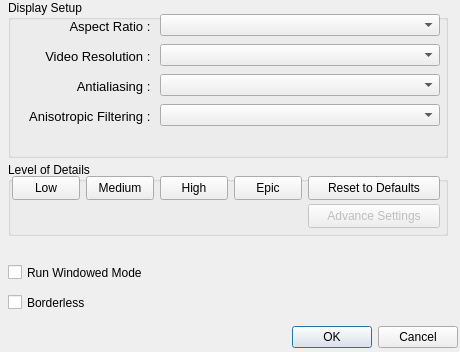
<?xml version="1.0" encoding="UTF-8"?>
<ui version="4.0">
 <class>OptionsDialog</class>
 <widget class="QDialog" name="OptionsDialog">
  <property name="geometry">
   <rect>
    <x>0</x>
    <y>0</y>
    <width>460</width>
    <height>352</height>
   </rect>
  </property>
  <property name="sizePolicy">
   <sizepolicy hsizetype="Minimum" vsizetype="Minimum">
    <horstretch>0</horstretch>
    <verstretch>0</verstretch>
   </sizepolicy>
  </property>
  <property name="minimumSize">
   <size>
    <width>460</width>
    <height>352</height>
   </size>
  </property>
  <property name="maximumSize">
   <size>
    <width>460</width>
    <height>352</height>
   </size>
  </property>
  <property name="windowTitle">
   <string>Dialog</string>
  </property>
  <widget class="QDialogButtonBox" name="buttonBox">
   <property name="geometry">
    <rect>
     <x>0</x>
     <y>321</y>
     <width>458</width>
     <height>32</height>
    </rect>
   </property>
   <property name="sizePolicy">
    <sizepolicy hsizetype="Expanding" vsizetype="Fixed">
     <horstretch>0</horstretch>
     <verstretch>0</verstretch>
    </sizepolicy>
   </property>
   <property name="minimumSize">
    <size>
     <width>440</width>
     <height>22</height>
    </size>
   </property>
   <property name="maximumSize">
    <size>
     <width>458</width>
     <height>32</height>
    </size>
   </property>
   <property name="orientation">
    <enum>Qt::Horizontal</enum>
   </property>
   <property name="standardButtons">
    <set>QDialogButtonBox::Cancel|QDialogButtonBox::Ok</set>
   </property>
  </widget>
  <widget class="QCheckBox" name="checkBox_WindowBorderStyle">
   <property name="geometry">
    <rect>
     <x>8</x>
     <y>292</y>
     <width>131</width>
     <height>21</height>
    </rect>
   </property>
   <property name="text">
    <string>Borderless</string>
   </property>
  </widget>
  <widget class="QCheckBox" name="checkBox_IsWindowed">
   <property name="geometry">
    <rect>
     <x>8</x>
     <y>262</y>
     <width>151</width>
     <height>21</height>
    </rect>
   </property>
   <property name="text">
    <string>Run Windowed Mode</string>
   </property>
  </widget>
  <widget class="QGroupBox" name="groupBox">
   <property name="geometry">
    <rect>
     <x>8</x>
     <y>0</y>
     <width>440</width>
     <height>158</height>
    </rect>
   </property>
   <property name="title">
    <string>Display Setup</string>
   </property>
   <widget class="QLabel" name="labelAspRatio">
    <property name="geometry">
     <rect>
      <x>6</x>
      <y>14</y>
      <width>140</width>
      <height>24</height>
     </rect>
    </property>
    <property name="minimumSize">
     <size>
      <width>140</width>
      <height>22</height>
     </size>
    </property>
    <property name="maximumSize">
     <size>
      <width>160</width>
      <height>24</height>
     </size>
    </property>
    <property name="font">
     <font>
      <pointsize>10</pointsize>
      <stylestrategy>PreferAntialias</stylestrategy>
      <kerning>true</kerning>
     </font>
    </property>
    <property name="layoutDirection">
     <enum>Qt::LeftToRight</enum>
    </property>
    <property name="styleSheet">
     <string notr="true">text-align: right;</string>
    </property>
    <property name="text">
     <string>Aspect Ratio : </string>
    </property>
    <property name="textFormat">
     <enum>Qt::PlainText</enum>
    </property>
    <property name="alignment">
     <set>Qt::AlignRight|Qt::AlignTrailing|Qt::AlignVCenter</set>
    </property>
   </widget>
   <widget class="QLabel" name="labelAA">
    <property name="geometry">
     <rect>
      <x>6</x>
      <y>74</y>
      <width>140</width>
      <height>24</height>
     </rect>
    </property>
    <property name="minimumSize">
     <size>
      <width>140</width>
      <height>22</height>
     </size>
    </property>
    <property name="maximumSize">
     <size>
      <width>160</width>
      <height>24</height>
     </size>
    </property>
    <property name="font">
     <font>
      <pointsize>10</pointsize>
      <stylestrategy>PreferAntialias</stylestrategy>
      <kerning>true</kerning>
     </font>
    </property>
    <property name="layoutDirection">
     <enum>Qt::RightToLeft</enum>
    </property>
    <property name="autoFillBackground">
     <bool>false</bool>
    </property>
    <property name="styleSheet">
     <string notr="true">text-align: right;</string>
    </property>
    <property name="text">
     <string>Antialiasing : </string>
    </property>
    <property name="textFormat">
     <enum>Qt::PlainText</enum>
    </property>
    <property name="alignment">
     <set>Qt::AlignRight|Qt::AlignTrailing|Qt::AlignVCenter</set>
    </property>
   </widget>
   <widget class="QLabel" name="labelAFiltering">
    <property name="geometry">
     <rect>
      <x>6</x>
      <y>104</y>
      <width>140</width>
      <height>24</height>
     </rect>
    </property>
    <property name="minimumSize">
     <size>
      <width>140</width>
      <height>22</height>
     </size>
    </property>
    <property name="maximumSize">
     <size>
      <width>160</width>
      <height>24</height>
     </size>
    </property>
    <property name="font">
     <font>
      <pointsize>10</pointsize>
      <stylestrategy>PreferAntialias</stylestrategy>
      <kerning>true</kerning>
     </font>
    </property>
    <property name="layoutDirection">
     <enum>Qt::LeftToRight</enum>
    </property>
    <property name="styleSheet">
     <string notr="true">text-align: right;</string>
    </property>
    <property name="text">
     <string>Anisotropic Filtering : </string>
    </property>
    <property name="textFormat">
     <enum>Qt::PlainText</enum>
    </property>
    <property name="alignment">
     <set>Qt::AlignRight|Qt::AlignTrailing|Qt::AlignVCenter</set>
    </property>
   </widget>
   <widget class="QLabel" name="labelVideoResolution">
    <property name="geometry">
     <rect>
      <x>6</x>
      <y>44</y>
      <width>140</width>
      <height>24</height>
     </rect>
    </property>
    <property name="minimumSize">
     <size>
      <width>140</width>
      <height>22</height>
     </size>
    </property>
    <property name="maximumSize">
     <size>
      <width>160</width>
      <height>24</height>
     </size>
    </property>
    <property name="font">
     <font>
      <pointsize>10</pointsize>
      <stylestrategy>PreferAntialias</stylestrategy>
      <kerning>true</kerning>
     </font>
    </property>
    <property name="layoutDirection">
     <enum>Qt::RightToLeft</enum>
    </property>
    <property name="autoFillBackground">
     <bool>false</bool>
    </property>
    <property name="styleSheet">
     <string notr="true">text-align: right;</string>
    </property>
    <property name="text">
     <string>Video Resolution : </string>
    </property>
    <property name="textFormat">
     <enum>Qt::PlainText</enum>
    </property>
    <property name="alignment">
     <set>Qt::AlignRight|Qt::AlignTrailing|Qt::AlignVCenter</set>
    </property>
   </widget>
   <widget class="QComboBox" name="comboBoxARatio">
    <property name="geometry">
     <rect>
      <x>152</x>
      <y>14</y>
      <width>280</width>
      <height>22</height>
     </rect>
    </property>
   </widget>
   <widget class="QComboBox" name="comboBoxVResolution">
    <property name="geometry">
     <rect>
      <x>152</x>
      <y>44</y>
      <width>280</width>
      <height>22</height>
     </rect>
    </property>
   </widget>
   <widget class="QComboBox" name="comboBoxAA">
    <property name="geometry">
     <rect>
      <x>152</x>
      <y>74</y>
      <width>280</width>
      <height>22</height>
     </rect>
    </property>
   </widget>
   <widget class="QComboBox" name="comboBoxAFiltering">
    <property name="geometry">
     <rect>
      <x>152</x>
      <y>104</y>
      <width>280</width>
      <height>22</height>
     </rect>
    </property>
   </widget>
  </widget>
  <widget class="QGroupBox" name="groupBox_2">
   <property name="geometry">
    <rect>
     <x>8</x>
     <y>162</y>
     <width>440</width>
     <height>74</height>
    </rect>
   </property>
   <property name="title">
    <string>Level of Details</string>
   </property>
   <widget class="QPushButton" name="pushButtonVLow">
    <property name="geometry">
     <rect>
      <x>4</x>
      <y>14</y>
      <width>68</width>
      <height>24</height>
     </rect>
    </property>
    <property name="text">
     <string>Low</string>
    </property>
   </widget>
   <widget class="QPushButton" name="pushButton_VideoReset">
    <property name="geometry">
     <rect>
      <x>300</x>
      <y>14</y>
      <width>132</width>
      <height>24</height>
     </rect>
    </property>
    <property name="text">
     <string>Reset to Defaults</string>
    </property>
   </widget>
   <widget class="QPushButton" name="pushButton_AdvSettings">
    <property name="enabled">
     <bool>false</bool>
    </property>
    <property name="geometry">
     <rect>
      <x>300</x>
      <y>42</y>
      <width>132</width>
      <height>24</height>
     </rect>
    </property>
    <property name="text">
     <string>Advance Settings</string>
    </property>
   </widget>
   <widget class="QPushButton" name="pushButtonVMed">
    <property name="geometry">
     <rect>
      <x>78</x>
      <y>14</y>
      <width>68</width>
      <height>24</height>
     </rect>
    </property>
    <property name="text">
     <string>Medium</string>
    </property>
   </widget>
   <widget class="QPushButton" name="pushButton_VHigh">
    <property name="geometry">
     <rect>
      <x>152</x>
      <y>14</y>
      <width>68</width>
      <height>24</height>
     </rect>
    </property>
    <property name="text">
     <string>High</string>
    </property>
   </widget>
   <widget class="QPushButton" name="pushButton_VEpic">
    <property name="geometry">
     <rect>
      <x>226</x>
      <y>14</y>
      <width>68</width>
      <height>24</height>
     </rect>
    </property>
    <property name="text">
     <string>Epic</string>
    </property>
   </widget>
  </widget>
 </widget>
 <resources/>
 <connections>
  <connection>
   <sender>buttonBox</sender>
   <signal>accepted()</signal>
   <receiver>OptionsDialog</receiver>
   <slot>accept()</slot>
   <hints>
    <hint type="sourcelabel">
     <x>248</x>
     <y>254</y>
    </hint>
    <hint type="destinationlabel">
     <x>157</x>
     <y>274</y>
    </hint>
   </hints>
  </connection>
  <connection>
   <sender>buttonBox</sender>
   <signal>rejected()</signal>
   <receiver>OptionsDialog</receiver>
   <slot>reject()</slot>
   <hints>
    <hint type="sourcelabel">
     <x>316</x>
     <y>260</y>
    </hint>
    <hint type="destinationlabel">
     <x>286</x>
     <y>274</y>
    </hint>
   </hints>
  </connection>
 </connections>
</ui>
